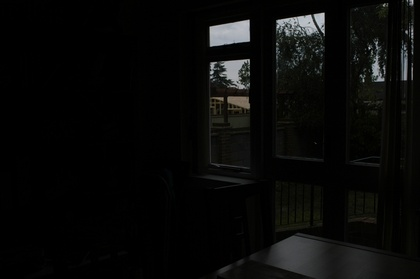
%> input picture Part1/Image/A.jpg, 420 x 279 px, shrunk from 752 x 500 before the run
$ octave part1Script.m   (GNU Octave 9; MATLAB toolbox functions it lacks are replaced by stand-ins)
%> lines starting %> are read from the running program, lines starting %| are printed output that depends on the picture
clear;close all;
%Read all input images
ImgA = (imread('A.jpg'));
%> ImgA is the input picture: size 279x420x3 uint8; mean R, G, B 9.2, 9.5, 8.6
ImgB = (imread('B.jpg'));
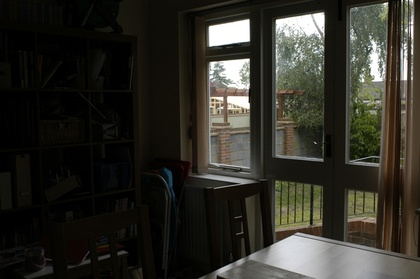
%> input picture Part1/Image/B.jpg, 420 x 279 px, shrunk from 752 x 500 before the run
%> ImgB is the input picture: size 279x420x3 uint8; mean R, G, B 47.1, 45.7, 38.4
ImgC = (imread('C.jpg'));
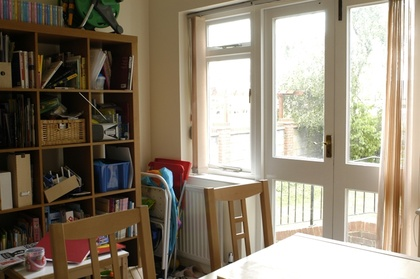
%> input picture Part1/Image/C.jpg, 420 x 279 px, shrunk from 752 x 500 before the run
%> ImgC is the input picture: size 279x420x3 uint8; mean R, G, B 143.3, 132.1, 115.2
ImgD = (imread('D.jpg'));
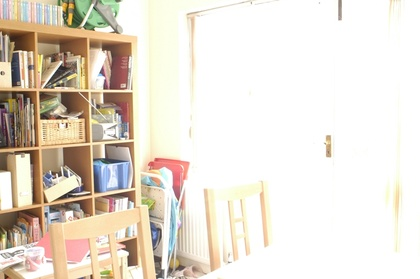
%> input picture Part1/Image/D.jpg, 420 x 279 px, shrunk from 752 x 500 before the run
%> ImgD is the input picture: size 279x420x3 uint8; mean R, G, B 230.2, 221.9, 210.1

%Read the ground truth images
ImgGT = imread('ex1_result.jpg');
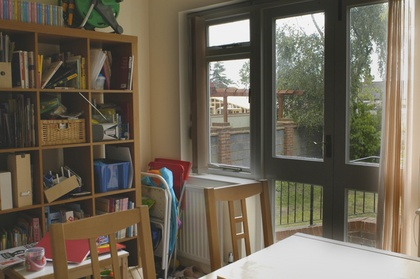
%> input picture Part1/Image/ex1_result.jpg, 420 x 279 px, shrunk from 752 x 500 before the run
%> ImgGT is the input picture: size 279x420x3 uint8; mean R, G, B 110.4, 101.3, 85.8

%Fuse A & B
%> (the run ends here)
